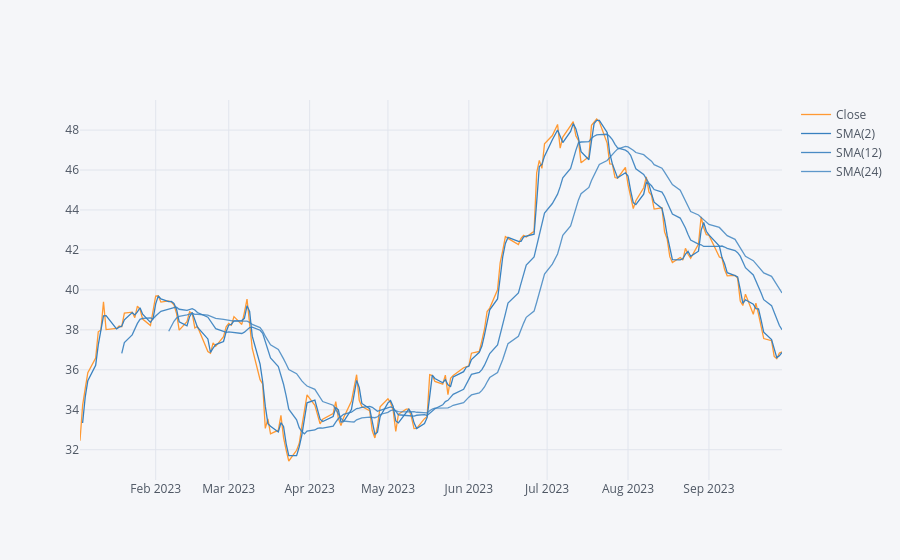

Notebook source saved alongside this figure:
### Code cell
# Time series plot showing closing stock prices and simple moving averages for Delta for Q1 to Q3 of 2023.
dal_hist['Close'].loc['2023-01-01':'2023-09-30'].ta_plot(study='sma',periods=[2,12,24],title='Simple Moving Averages')

### Figure 1 — Plotly figure (JSON) as saved in the notebook; plotly's stock layout.template omitted (floating-point values rounded to 4 significant figures; data arrays with more than 128 entries replaced by an {"elided": "..."} marker saying what was removed)
{"data": [{"line": {"color": "rgba(255, 153, 51, 1.0)", "dash": "solid", "shape": "linear", "width": 1.3}, "mode": "lines", "name": "Close", "text": "", "type": "scatter", "x": {"elided": "187 str values"}, "y": {"elided": "187 float values"}}, {"line": {"color": "rgba(55, 128, 191, 1.0)", "dash": "solid", "shape": "linear", "width": 1.3}, "mode": "lines", "name": "SMA(2)", "text": "", "type": "scatter", "x": {"elided": "187 str values"}, "y": {"elided": "187 mixed values"}}, {"line": {"color": "rgba(55, 128, 191, 0.8999999999999999)", "dash": "solid", "shape": "linear", "width": 1.3}, "mode": "lines", "name": "SMA(12)", "text": "", "type": "scatter", "x": {"elided": "187 str values"}, "y": {"elided": "187 mixed values"}}, {"line": {"color": "rgba(55, 128, 191, 0.7999999999999998)", "dash": "solid", "shape": "linear", "width": 1.3}, "mode": "lines", "name": "SMA(24)", "text": "", "type": "scatter", "x": {"elided": "187 str values"}, "y": {"elided": "187 mixed values"}}], "layout": {"legend": {"bgcolor": "#F5F6F9", "font": {"color": "#4D5663"}}, "paper_bgcolor": "#F5F6F9", "plot_bgcolor": "#F5F6F9", "title": {"font": {"color": "#4D5663"}}, "xaxis": {"gridcolor": "#E1E5ED", "showgrid": true, "tickfont": {"color": "#4D5663"}, "title": {"font": {"color": "#4D5663"}, "text": ""}, "zerolinecolor": "#E1E5ED"}, "yaxis": {"gridcolor": "#E1E5ED", "showgrid": true, "tickfont": {"color": "#4D5663"}, "title": {"font": {"color": "#4D5663"}, "text": ""}, "zerolinecolor": "#E1E5ED"}}}
